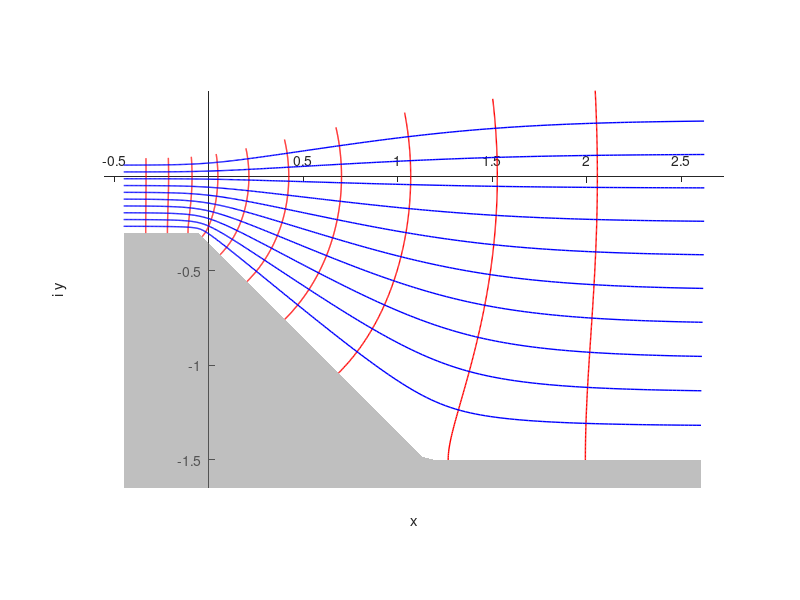
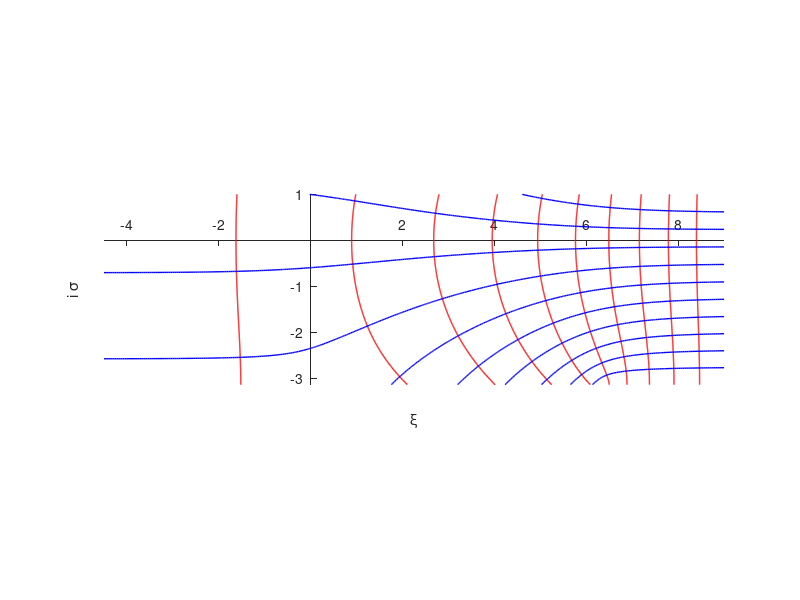

The MATLAB script that drew these images, in order:
clear
% global h1 h2



h_d = .3;
h_s = 1.5;
nLines = 10;
nx = 300;%500;
ny = 300;



theta = .5*pi/2;
c = (h_s/h_d).^(pi/theta/2);

K = h_s/pi;
% dff =@(zz) K.*sqrt((exp(zz)+1)./(exp(zz)+c^2));
dff =@(zz) K.*((exp(zz)+1)./(exp(zz)+c^2)).^(theta/pi);
limZeta = [-15*h_d,30*h_d,-pi,1];


xx = linspace(limZeta(1),limZeta(2),nx);
yy = linspace(limZeta(4),limZeta(3),ny)'; % integrating top-to-bottom
% yy = linspace(limZeta(3),limZeta(4),ny)';  % integrating bottom-to-top
zz = xx + 1i*yy;
df = dff(zz);
df_xh = .5*(df(1,1:nx-1)+df(1,2:nx));
df_yh = .5*(df(1:ny-1,:)+df(2:ny,:));
z = cumsum([0,df_xh.*diff(xx)],2) + cumsum([zeros(1,nx);df_yh.*diff(1i*yy)],1);

z0 = interp2(xx,yy,real(z),0,0)+1i*interp2(xx,yy,imag(z),0,0);
z = z-z0;

% plot z-plane
hfz = figure('color','w');hold on

contour(real(z),imag(z),real(zz),nLines,'r','linewidth',1);
contour(real(z),imag(z),imag(zz),nLines,'b','linewidth',1);
minIz = min(imag(z(ny,:)));
hp = patch(real(z(ny,[1,1:nx,nx])),[1.1*minIz,imag(z(ny,:)),1.1*minIz],.5*[1,1,1],'FaceAlpha',.5,'lineStyle','none');


xlabel('x');ylabel('i y');
axis equal tight 
set(gca,'XAxisLocation','origin','YAxisLocation','origin');%,'XTick',[],'YTick',[])
box off

hfzz = figure('color','w');
contour(real(zz),imag(zz),real(z),'r','linewidth',1);hold on
contour(real(zz),imag(zz),imag(z),'b','linewidth',1);

% plot(zetaS,'-ok','linewidth',1)
xlabel('\xi');ylabel('i \sigma');
axis equal tight 
box off
set(gca,'XAxisLocation','origin','YAxisLocation','origin');%,'XTick',[],'YTick',[])
return
export_fig(hfz,'CCMei_step','-pdf');
export_fig(hfzz,'CCMei_step_inv','-pdf');
export_fig(hfLam,'CCMei_step_lambda','-pdf');
export_fig(hfT,'CCMei_step_t','-pdf');

% function y = sqrt2(x)
%     y = sqrt(x);
%     ii = imag(x)<0;
%     y(ii) = -y(ii);
% end

% function y = log2(x)
%     y = log(x);
%     ii = imag(x)<0;
%     y(ii) = y(ii) + 2i*pi;
% end
% 
% function fz=ffz(zeta)
% global h1 h2
% c = h2/h1;
% % lambda = exp(zeta); % surface at imag(zeta) = pi, bed at imag(zeta) = 0
% lambda = exp(zeta+1i*pi); % surface at imag(zeta) = 0, bed at imag(zeta) = -pi
% t = sqrt((lambda-c^2)./(lambda-1));
% % t = sqrt2(lambda-c^2)./sqrt2(lambda-1);
% fz = -1i*h1 + h2/pi.*(1/c.*log2((t-c)./(t+c))-log((t-1)./(t+1)));
% end



